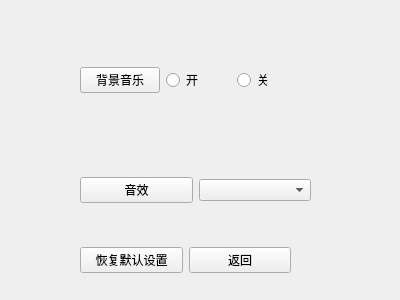
<?xml version="1.0" encoding="UTF-8"?>
<ui version="4.0">
 <class>SettingPanel</class>
 <widget class="QWidget" name="SettingPanel">
  <property name="geometry">
   <rect>
    <x>0</x>
    <y>0</y>
    <width>400</width>
    <height>300</height>
   </rect>
  </property>
  <property name="windowTitle">
   <string>Form</string>
  </property>
  <widget class="QWidget" name="horizontalLayoutWidget">
   <property name="geometry">
    <rect>
     <x>80</x>
     <y>40</y>
     <width>221</width>
     <height>80</height>
    </rect>
   </property>
   <layout class="QHBoxLayout" name="horizontalLayout">
    <item>
     <widget class="QPushButton" name="pushButton">
      <property name="text">
       <string>背景音乐</string>
      </property>
     </widget>
    </item>
    <item>
     <widget class="QRadioButton" name="openBgmBtn">
      <property name="text">
       <string>开</string>
      </property>
     </widget>
    </item>
    <item>
     <widget class="QRadioButton" name="closeBgmBtn">
      <property name="text">
       <string>关</string>
      </property>
     </widget>
    </item>
   </layout>
  </widget>
  <widget class="QWidget" name="horizontalLayoutWidget_2">
   <property name="geometry">
    <rect>
     <x>80</x>
     <y>150</y>
     <width>231</width>
     <height>81</height>
    </rect>
   </property>
   <layout class="QHBoxLayout" name="horizontalLayout_2">
    <item>
     <widget class="QPushButton" name="pushButton_2">
      <property name="text">
       <string>音效</string>
      </property>
     </widget>
    </item>
    <item>
     <widget class="QComboBox" name="soundsCombox"/>
    </item>
   </layout>
  </widget>
  <widget class="QWidget" name="horizontalLayoutWidget_3">
   <property name="geometry">
    <rect>
     <x>80</x>
     <y>220</y>
     <width>211</width>
     <height>80</height>
    </rect>
   </property>
   <layout class="QHBoxLayout" name="horizontalLayout_3">
    <item>
     <widget class="QPushButton" name="resetSettingBtn">
      <property name="text">
       <string>恢复默认设置</string>
      </property>
     </widget>
    </item>
    <item>
     <widget class="QPushButton" name="returnBtn">
      <property name="text">
       <string>返回</string>
      </property>
     </widget>
    </item>
   </layout>
  </widget>
 </widget>
 <resources/>
 <connections/>
</ui>
